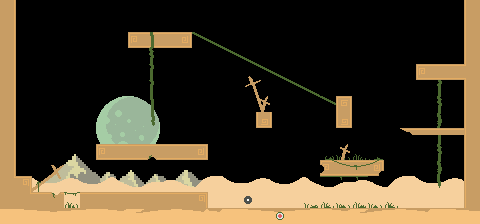

A 2D game scene composited from a Tiled map and its tileset images. What follows is a short description and the map's XML, with each tile layer's data collapsed to a summary:
An orthogonal 30x14 tile map with 16x16 px tiles, 13 tile layers (FarBGLayer, MidBGLayer, NearBGLayer, LowDoodadLayer, ...).

<map version="1.10" tiledversion="1.10.2" orientation="orthogonal" renderorder="right-down" width="30" height="14" tilewidth="16" tileheight="16" infinite="0" nextlayerid="23" nextobjectid="1">
 <tileset firstgid="1" source="Tileset.tsx" />
 <layer id="16" name="FarBGLayer" width="30" height="14">
  <data>[420 cells, 16 non-empty, 16 distinct tile ids]</data>
 </layer>
 <layer id="15" name="MidBGLayer" width="30" height="14">
  <data>[420 cells, 80 non-empty, 80 distinct tile ids]</data>
 </layer>
 <layer id="14" name="NearBGLayer" width="30" height="14">
  <data>[420 cells, 90 non-empty, 13 distinct tile ids]</data>
 </layer>
 <layer id="17" name="LowDoodadLayer" width="30" height="14">
  <data>[420 cells, 12 non-empty, 5 distinct tile ids]</data>
 </layer>
 <layer id="19" name="MidDoodadLayer" width="30" height="14">
  <data>[420 cells, 52 non-empty, 19 distinct tile ids]</data>
 </layer>
 <layer id="1" name="ObstacleLayer" width="30" height="14">
  <data>[420 cells, 380 non-empty, 30 distinct tile ids]</data>
 </layer>
 <layer id="22" name="ObjectLayer" width="30" height="14">
  <data>[420 cells, 284 non-empty, 3 distinct tile ids]</data>
 </layer>
 <layer id="11" name="RopeLayer" width="30" height="14">
  <data>[420 cells, 13 non-empty, 8 distinct tile ids]</data>
 </layer>
 <layer id="12" name="ZiplineLayer" width="30" height="14">
  <data>[420 cells, 16 non-empty, 4 distinct tile ids]</data>
 </layer>
 <layer id="13" name="TrampolineLayer" width="30" height="14">
  <data>[420 cells, 1 non-empty, 1 distinct tile ids]</data>
 </layer>
 <layer id="20" name="LedgeLayer" width="30" height="14">
  <data>[420 cells, 5 non-empty, 3 distinct tile ids]</data>
 </layer>
 <layer id="18" name="SpikeLayer" width="30" height="14">
  <data>[420 cells, 0 non-empty, 0 distinct tile ids]</data>
 </layer>
 <layer id="6" name="HighDoodadLayer" width="30" height="14">
  <data>[420 cells, 8 non-empty, 8 distinct tile ids]</data>
 </layer>
</map>
